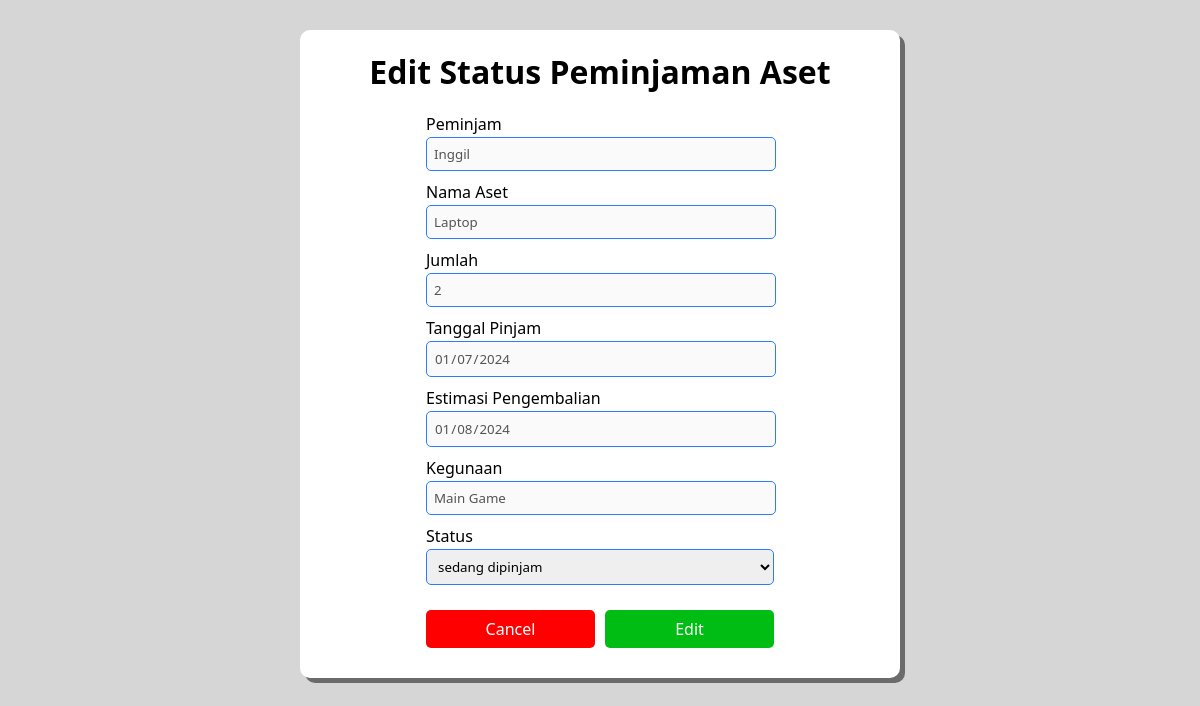
The page /edit-status.php?id=8 on the database its author committed.
### tables this page shows
CREATE TABLE `transaksi_peminjaman` (
  `id` int(11) NOT NULL,
  `aset_id` int(11) NOT NULL,
  `user_id` int(11) NOT NULL,
  `status_id` int(11) NOT NULL,
  `jml_pinjam` int(11) NOT NULL,
  `tgl_pinjam` date NOT NULL,
  `tgl_rencana_kembali` date NOT NULL,
  `tgl_kembali` date DEFAULT NULL,
  `peruntukkan` varchar(400) NOT NULL
);

CREATE TABLE `users` (
  `id` int(11) NOT NULL,
  `nama` varchar(300) NOT NULL,
  `instansi` varchar(300) NOT NULL,
  `bagian` varchar(300) NOT NULL
);

CREATE TABLE `asets` (
  `id` int(11) NOT NULL,
  `nama_aset` varchar(300) NOT NULL,
  `jml_aset` int(11) NOT NULL,
  `merk` varchar(300) NOT NULL
);

### edit-status.php (the view, shortened to what this page needs)
<?php
    include 'koneksi.php';
    if (isset($_GET['id'])) {
        $id = $_GET['id'];
    }
    else{
        $id = $_POST['id'];
    }
    $query = "SELECT tp.id, a.id AS aset_id, u.nama, a.nama_aset, tp.jml_pinjam, tp.tgl_pinjam, tp.tgl_rencana_kembali, tp.tgl_kembali, tp.peruntukkan, s.status, s.id AS status_id
                FROM `transaksi_peminjaman` tp JOIN asets a ON tp.aset_id = a.id JOIN users u ON tp.user_id=u.id JOIN statuses s ON tp.status_id=s.id
                WHERE tp.id=$id";
    $sql = mysqli_query($db, $query);
    $peminjaman = mysqli_fetch_array($sql);
    $query = "SELECT * FROM statuses";
    $sql = mysqli_query($db, $query);
    $statuses = mysqli_fetch_all($sql, MYSQLI_ASSOC);
?>
<!DOCTYPE html>
<html lang="en">
<head>
    <link rel="stylesheet" href="style.css">
</head>
<body>
    <div class="container-form-pinjam">
        <h1>Edit Status Peminjaman Aset</h1>
        <form action="edit-status.php" method="post">
            <label for="">Peminjam</label>
            <input type="text" value="<?php echo $peminjaman['nama'] ?>" disabled><br>
            <label for="">Nama Aset</label>
            <input type="text" value="<?php echo $peminjaman['nama_aset'] ?>" disabled><br>
            <label for="">Jumlah</label>
            <input type="number"  value="<?php echo $peminjaman['jml_pinjam'] ?>" disabled><br>
            <label for="">Tanggal Pinjam</label>
            <input type="date"  value="<?php echo $peminjaman['tgl_pinjam'] ?>" disabled><br>
            <label for="">Estimasi Pengembalian</label>
            <input type="date" value="<?php echo $peminjaman['tgl_rencana_kembali'] ?>" disabled><br>
            <label for="">Kegunaan</label>
            <input type="text" value="<?php echo $peminjaman['peruntukkan'] ?>" disabled><br>
            <label for="">Status</label>
            <select name="status" id="">
                <?php for ($i=0; $i < count($statuses); $i++) { ?>
                    <option value="<?php echo $statuses[$i]['id'] ?>"><?php echo $statuses[$i]['status'] ?></option>
                <?php } ?>
            </select>
            <div class="button">
                <a href="index.php"><button class="btn btn-cancel" type="button">Cancel</button></a>
                <button class="btn btn-simpan" name="edit" value="edit" type="submit">Edit</button>
            </div>
        </form>
    </div>
</body>
</html>

### style.css (style rules this page uses)
* { margin: 0; font-family: 'Segoe UI', Tahoma, Geneva, Verdana, sans-serif; }
body { background-color: #D6D6D6; }
::placeholder { color: #FFFFFF; }
.container-form-pinjam { width: 50%; background-color: #FFFFFF; padding: 20px 0px 30px; margin: 30px auto; border-radius: 10px; box-shadow: 5px 5px #6b6b6b; }
.container-form-pinjam h1 { margin-top: 0; text-align: center; margin-bottom: 20px; }
.container-form-pinjam form { width: 58%; margin: auto; }
.container-form-pinjam form select { width: 100%; padding: 7px; margin: 2px 0 10px; border: 1px solid #287EFF; border-radius: 5px; }
.container-form-pinjam form input { width: 96%; padding: 7px; margin: 2px 0 10px; border: 1px solid #287EFF; border-radius: 5px; }
.container-form-pinjam form .button { margin-top: 15px; width: 100%; text-align: center; }
.container-form-pinjam form .button .btn-cancel { width: 48.5%; padding: 8px; margin-right: 3px; background-color: #FF0000; border: 0; border-radius: 5px; color: #FFFFFF; font-size: 12pt; }
.container-form-pinjam form .button .btn-simpan { width: 48.5%; padding: 8px; margin-left: 3px; background-color: #00BD13; border: 0; border-radius: 5px; color: #FFFFFF; font-size: 12pt; }

### rows shown on the page
transaksi_peminjaman: user.nama "Inggil", aset.nama_aset "Laptop", jml_pinjam "2", tgl_pinjam "01/07/2024", tgl_rencana_kembali "01/08/2024", peruntukkan "Main Game"

### other values the page prints
form field status "sedang dipinjam"
